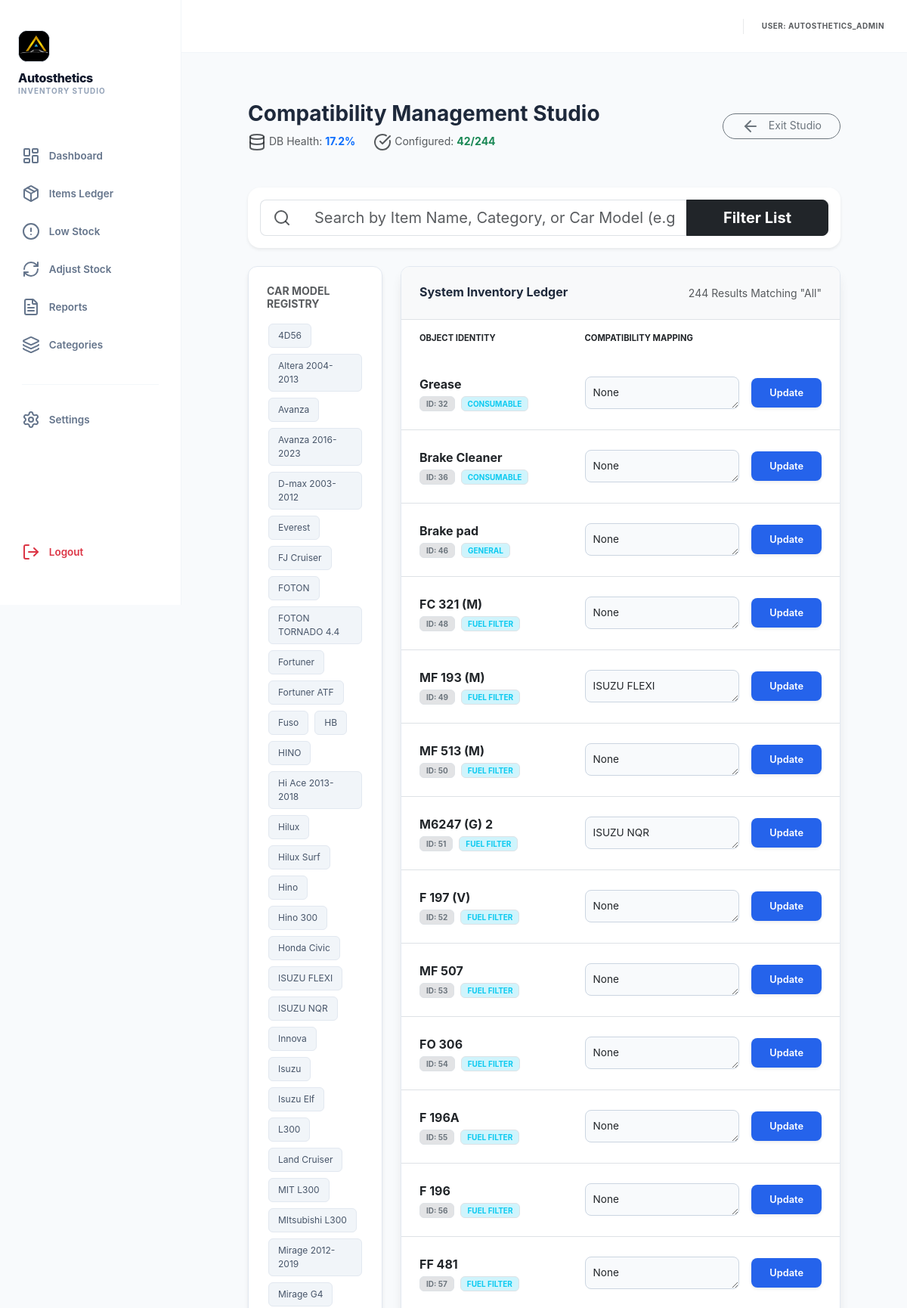
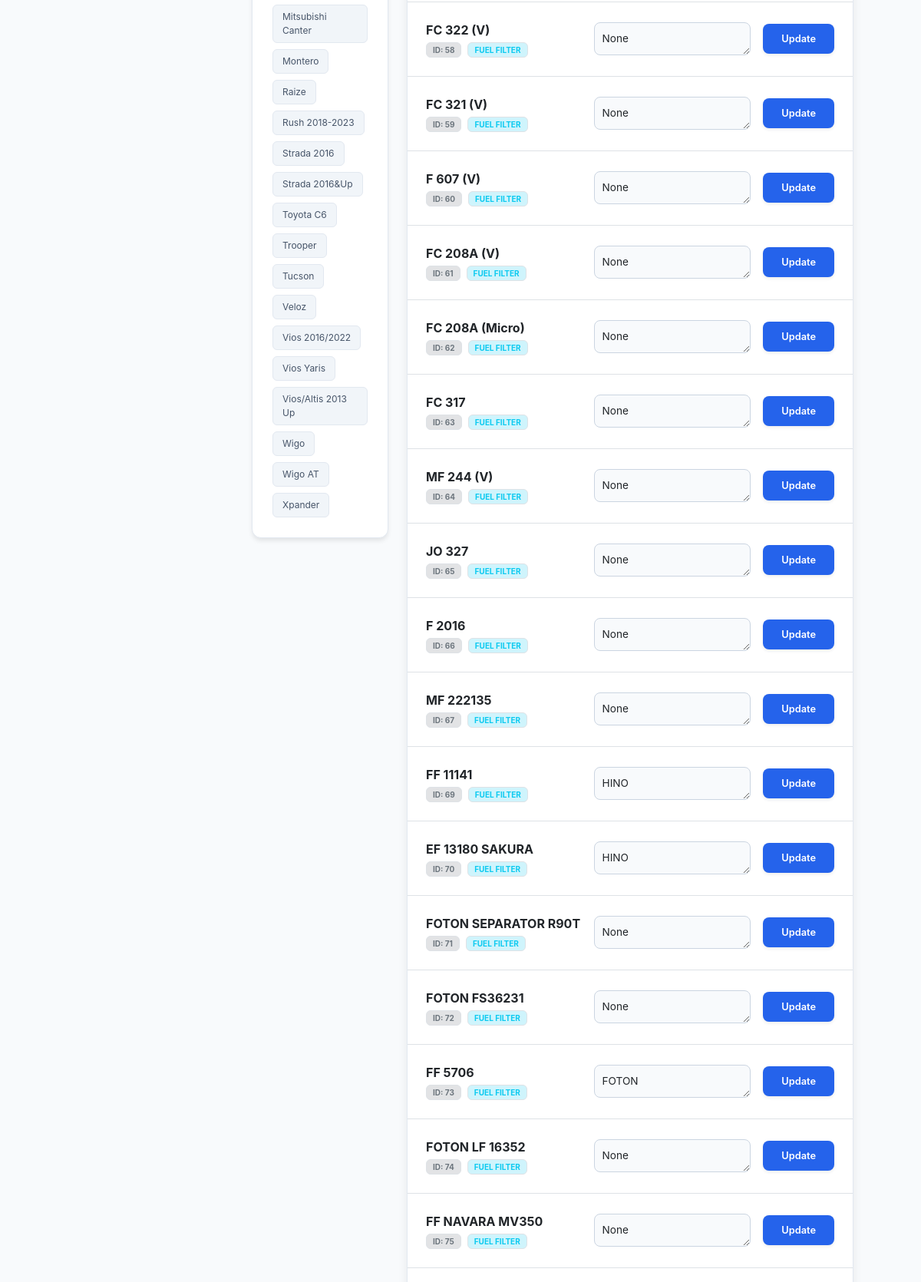
Page /dev-maint-040626/ (signed in, upper part) on the committed database (2 pictures, top to bottom).
### inventory/models.py (models this page shows, shortened)
class Item(models.Model):
    name = models.CharField(max_length=255, unique=True)
    quantity = models.IntegerField(default=0)
    price = models.DecimalField(max_digits=12, decimal_places=2, default=0)
    category = models.ForeignKey(Category, on_delete=models.SET_NULL, null=True, blank=True)
    unit = models.CharField(max_length=10, choices=UNIT_CHOICES, default='pcs')
    compatible_units = models.TextField(blank=True, null=True, help_text="List cars this fits")
    created_at = models.DateTimeField(auto_now_add=True)

class Category(models.Model):
    name = models.CharField(max_length=255)
    description = models.TextField(blank=True, null=True)
    class Meta:
        verbose_name_plural = "Categories"

### inventory/views.py (the view, shortened to what this page needs)
# urls.py: path('dev-maint-040626/', views.secret_maintenance_panel, name='secret_panel'),
@login_required
def secret_maintenance_panel(request):
    if not request.user.is_superuser:
        return redirect('dashboard')
    query = request.GET.get('q', '').strip()
    all_items = Item.objects.select_related('category').all()
    total_count = all_items.count()
    tagged_items = all_items.exclude(Q(compatible_units__isnull=True) | Q(compatible_units__exact=''))
    tagged_count = tagged_items.count()
    health = round((tagged_count / total_count * 100), 1) if total_count > 0 else 0
    unique_set = set()
    for i in tagged_items:
        if i.compatible_units:
            try:
                parts = [u.strip() for u in i.compatible_units.split(',')]
                unique_set.update(parts)
            except AttributeError:
                continue
    unique_units = sorted(list(unique_set))
    items = all_items
    if query:
        items = items.filter(
            Q(name__icontains=query) |
            Q(compatible_units__icontains=query) |
            Q(category__name__icontains=query) # Added category search too!
        )
    return render(request, "inventory/maintenance_panel.html", {
        "unique_units": unique_units,
        "items": items,
        "query": query,
        "health": health,
        "total": total_count,
        "tagged_count": tagged_count, # Added this for your HUD
    })

### inventory/templates/inventory/maintenance_panel.html (shortened to what this page needs)
{% extends "inventory/base.html" %}
{% block content %}
<div class="container-fluid py-4 px-lg-5">
    <div class="d-flex justify-content-between align-items-center mb-5">
        <div>
            <h3 class="fw-bold mb-0">Compatibility Management Studio</h3>
            <div class="d-flex gap-4 mt-2">
                <span class="text-muted small"><i data-lucide="database" size="14"></i> DB Health: <strong class="text-primary">{{ health }}%</strong></span>
                <span class="text-muted small"><i data-lucide="check-circle" size="14"></i> Configured: <strong class="text-success">{{ tagged_count }}/{{ total }}</strong></span>
            </div>
        </div>
        <a href="{% url 'dashboard' %}" class="btn btn-sm btn-outline-secondary rounded-pill px-4">
            <i data-lucide="arrow-left" size="14" class="me-2"></i> Exit Studio
        </a>
    </div>
    <div class="row mb-4">
        <div class="col-12">
            <form method="GET" class="card shadow-sm border-0 p-3 rounded-4">
                <div class="input-group input-group-lg">
                    <span class="input-group-text bg-white border-end-0 text-muted"><i data-lucide="search"></i></span>
                    <input type="text" name="q" value="{{ query }}" class="form-control border-start-0 shadow-none"
                           placeholder="Search by Item Name, Category, or Car Model (e.g. Avanza, Brake Shoe)...">
                    <button class="btn btn-dark px-5 fw-bold" type="submit">Filter List</button>
                </div>
            </form>
        </div>
    </div>
    <div class="row g-4">
        <div class="col-lg-3">
            <div class="filter-card p-4">
                <h6 class="fw-bold small text-uppercase tracking-wider mb-3 text-muted">Car Model Registry</h6>
                <div class="d-flex flex-wrap gap-1">
                    {% for unit in unique_units %}
                    <a href="?q={{ unit }}" class="model-tag {% if query == unit %}active{% endif %}">
                        {{ unit }}
                    </a>
                    {% endfor %}
                </div>
            </div>
        </div>
        <div class="col-lg-9">
            <div class="ledger-card">
                <div class="p-4 border-bottom bg-light d-flex justify-content-between">
                    <h6 class="fw-bold mb-0">System Inventory Ledger</h6>
                    <span class="small text-muted">{{ items.count }} Results Matching "{{ query|default:"All" }}"</span>
                </div>
                <div class="table-responsive">
                    <table class="table table-hover align-middle mb-0">
                        <thead class="bg-light">
                            <tr class="small text-muted text-uppercase" style="font-size: 0.7rem;">
                                <th class="ps-4 py-3 border-0">Object Identity</th>
                                <th class="py-3 border-0">Compatibility Mapping</th>
                            </tr>
                        </thead>
                        <tbody>
                            {% for item in items %}
                            <tr>
                                <td class="ps-4 py-4" style="width: 30%;">
                                    <div class="fw-bold text-dark">{{ item.name }}</div>
                                    <div class="d-flex gap-2 mt-1">
                                        <span class="badge bg-secondary-subtle text-secondary border px-2 py-1" style="font-size: 10px;">ID: {{ item.id }}</span>
                                        <span class="badge bg-info-subtle text-info border px-2 py-1" style="font-size: 10px;">{{ item.category.name|upper|default:"GENERAL" }}</span>
                                    </div>
                                </td>
                                <td class="pe-4 py-4">
                                    <form id="form-{{ item.id }}" method="POST" class="d-flex gap-3 align-items-center">
                                        <textarea name="compatible_units" class="form-control edit-box w-100" rows="1">{{ item.compatible_units }}</textarea>
                                        <button type="submit" class="btn btn-update shadow-sm">Update</button>
                                    </form>
                                </td>
                            </tr>
                            {% empty %}
                            <tr><td colspan="2" class="text-center py-5 text-muted italic">No records found matching your query.</td></tr>
                            {% endfor %}
                        </tbody>
                    </table>
                </div>
            </div>
        </div>
    </div>
</div>
{% endblock %}

### inventory/templates/inventory/base.html (shortened to what this page needs)
{% load static %}
<!DOCTYPE html>
<html lang="en">
<head>
    <link href="https://cdn.jsdelivr.net/npm/bootstrap@5.3.0/dist/css/bootstrap.min.css" rel="stylesheet">
</head>
<body>
<aside id="sidebar">
    <div class="sidebar-brand">
        <div class="brand-logo-container">
            <img src="{% static 'images/default_profile.jpg' %}" alt="Logo" class="brand-logo-img">
        </div>
        <h4>Autosthetics</h4>
        <p>Inventory Studio</p>
    </div>
    <nav class="nav-sidebar">
        <a href="{% url 'dashboard' %}" class="{% if request.resolver_match.url_name == 'dashboard' %}active{% endif %}">
            <i data-lucide="layout-dashboard" size="18"></i> Dashboard
        </a>
        <a href="{% url 'all_items' %}" class="{% if request.resolver_match.url_name == 'all_items' %}active{% endif %}">
            <i data-lucide="package" size="18"></i> Items Ledger
        </a>
        <a href="{% url 'low_stock' %}" class="{% if request.resolver_match.url_name == 'low_stock' %}active{% endif %}">
            <i data-lucide="alert-circle" size="18"></i> Low Stock
        </a>
        <a href="{% url 'adjust_stock' %}" class="{% if request.resolver_match.url_name == 'adjust_stock' %}active{% endif %}">
            <i data-lucide="refresh-cw" size="18"></i> Adjust Stock
        </a>
        <a href="{% url 'reports' %}" class="{% if request.resolver_match.url_name == 'reports' or 'monthly' in request.path %}active{% endif %}">
            <i data-lucide="file-text" size="18"></i> Reports
        </a>
        <a href="{% url 'categories' %}" class="{% if request.resolver_match.url_name == 'categories' %}active{% endif %}">
            <i data-lucide="layers" size="18"></i> Categories
        </a>
        <hr>
        <a href="{% url 'settings_page' %}" class="{% if request.resolver_match.url_name == 'settings_page' %}active{% endif %}">
            <i data-lucide="settings" size="18"></i> Settings
        </a>
        <a href="{% url 'logout' %}" class="text-danger logout-link">
            <i data-lucide="log-out" size="18"></i> Logout
        </a>
    </nav>
</aside>
<div id="main-wrapper">
    <div class="topbar">
        <div class="d-flex align-items-center gap-3">
            <span class="small fw-bold text-muted text-uppercase" style="font-size: 10px; letter-spacing: 0.05em;">
                User: {{ request.user.username }}
            </span>
        </div>
    </div>
    <main>
        {% block content %}{% endblock %}
    </main>
</div>
</body>
</html>

### inventory/templates/inventory/base.html (style rules this page uses)
:root { --studio-dark: #0f172a; --studio-amber: #f59e0b; --sidebar-width: 240px; }
body { margin: 0; display: flex; min-height: 100vh; font-family: "Plus Jakarta Sans", sans-serif; background: #f8fafc; }
#sidebar { width: var(--sidebar-width); background: #ffffff; border-right: 1px solid #f1f5f9; display: flex; flex-direction: column; height: 100vh; position: fixed; z-index: 1000; }
.sidebar-brand { padding: 2.5rem 1.5rem; display: flex; flex-direction: column; flex-shrink: 0; }
.brand-logo-container { width: 42px; height: 42px; background: var(--studio-dark); border-radius: 12px; display: flex; align-items: center; justify-content: center; margin-bottom: 12px; overflow: hidden; border: 1px solid #e2e8f0; }
.brand-logo-img { width: 100%; height: 100%; object-fit: cover; }
.sidebar-brand h4 { margin: 0; font-size: 16px; font-weight: 800; color: var(--studio-dark); letter-spacing: -0.02em; }
.sidebar-brand p { margin: 0; font-size: 10px; font-weight: 700; text-transform: uppercase; letter-spacing: 0.1em; color: #94a3b8; }
.nav-sidebar { padding: 1rem 0.8rem; flex-grow: 1; display: flex; flex-direction: column; overflow-y: auto; }
.nav-sidebar a { display: flex; align-items: center; gap: 12px; padding: 10px 16px; color: #64748b; font-size: 13.5px; font-weight: 600; text-decoration: none; border-radius: 12px; transition: all 0.2s ease; margin-bottom: 6px; }
.nav-sidebar hr { margin: 1.5rem 1rem; border-color: #f1f5f9; opacity: 0.8; flex-shrink: 0; }
.logout-link { margin-top: auto; margin-bottom: 2rem !important; }
#main-wrapper { margin-left: var(--sidebar-width); width: calc(100% - var(--sidebar-width)); display: flex; flex-direction: column; min-height: 100vh; }
.topbar { height: 70px; background: #ffffff; border-bottom: 1px solid #f1f5f9; display: flex; align-items: center; padding: 0 30px; justify-content: space-between; position: sticky; top: 0; z-index: 999; }
main { flex: 1; padding: 40px; }

### inventory/templates/inventory/maintenance_panel.html (style rules this page uses)
:root { --studio-bg: #f8fafc; --studio-card: #ffffff; --studio-border: #e2e8f0; --studio-text: #1e293b; --studio-accent: #2563eb; }
body { background-color: var(--studio-bg); color: var(--studio-text); font-family: 'Inter', sans-serif; }
.filter-card { background: var(--studio-card); border: 1px solid var(--studio-border); border-radius: 12px; position: sticky; top: 20px; box-shadow: 0 4px 6px -1px rgb(0 0 0 / 0.1); }
.model-tag { background: #f1f5f9; color: #475569; border: 1px solid #e2e8f0; padding: 6px 12px; border-radius: 6px; text-decoration: none; font-size: 0.75rem; transition: all 0.2s; display: inline-block; margin: 2px; }
.ledger-card { background: var(--studio-card); border: 1px solid var(--studio-border); border-radius: 12px; overflow: hidden; box-shadow: 0 10px 15px -3px rgb(0 0 0 / 0.1); }
.edit-box { background: #f8fafc !important; border: 1px solid #cbd5e1 !important; border-radius: 8px; padding: 10px; font-size: 0.85rem; transition: all 0.2s; }
.btn-update { background: var(--studio-accent); color: white; border: none; padding: 10px 24px; border-radius: 8px; font-weight: 600; font-size: 0.8rem; }

### rows in the picture
Item: unique_units "Everest"
Item: unique_units "FOTON", name "FF 5706", id "73", category.name "FUEL FILTER", compatible_units "FOTON"
Item: unique_units "FOTON TORNADO 4.4"
Item: unique_units "Fuso"
Item: unique_units "HINO", name "FF 11141", id "69", category.name "FUEL FILTER", compatible_units "HINO"
Item: unique_units "Hi Ace 2013-2018"
Item: unique_units "Hino"
Item: unique_units "Hino 300"
Item: unique_units "Honda Civic"
Item: unique_units "ISUZU FLEXI", name "MF 193 (M)", id "49", category.name "FUEL FILTER", compatible_units "ISUZU FLEXI"
Item: unique_units "ISUZU NQR", name "M6247 (G) 2", id "51", category.name "FUEL FILTER", compatible_units "ISUZU NQR"
Item: unique_units "Isuzu"
Item: unique_units "Isuzu Elf"
Item: unique_units "MIT L300"
Item: unique_units "MItsubishi L300"
Item: unique_units "Vios 2016/2022"
Item: unique_units "Vios Yaris"
Item: unique_units "Wigo AT"
Item: name "Grease", id "32", category.name "CONSUMABLE", compatible_units "None"
Item: name "Brake Cleaner", id "36", category.name "CONSUMABLE", compatible_units "None"
Item: name "Brake pad", id "46", category.name "GENERAL", compatible_units "None"
Item: name "FC 321 (M)", id "48", category.name "FUEL FILTER", compatible_units "None"
Item: name "MF 513 (M)", id "50", category.name "FUEL FILTER", compatible_units "None"
Item: name "F 197 (V)", id "52", category.name "FUEL FILTER", compatible_units "None"
Item: name "MF 507", id "53", category.name "FUEL FILTER", compatible_units "None"
Item: name "FO 306", id "54", category.name "FUEL FILTER", compatible_units "None"
Item: name "F 196A", id "55", category.name "FUEL FILTER", compatible_units "None"
Item: name "F 196", id "56", category.name "FUEL FILTER", compatible_units "None"
Item: name "FF 481", id "57", category.name "FUEL FILTER", compatible_units "None"
Item: name "FC 322 (V)", id "58", category.name "FUEL FILTER", compatible_units "None"
Item: name "FC 321 (V)", id "59", category.name "FUEL FILTER", compatible_units "None"
Item: name "F 607 (V)", id "60", category.name "FUEL FILTER", compatible_units "None"
Item: name "FC 208A (V)", id "61", category.name "FUEL FILTER", compatible_units "None"
Item: name "FC 208A (Micro)", id "62", category.name "FUEL FILTER", compatible_units "None"
Item: name "FC 317", id "63", category.name "FUEL FILTER", compatible_units "None"
Item: name "MF 244 (V)", id "64", category.name "FUEL FILTER", compatible_units "None"
Item: name "JO 327", id "65", category.name "FUEL FILTER", compatible_units "None"
Item: name "F 2016", id "66", category.name "FUEL FILTER", compatible_units "None"
Item: name "MF 222135", id "67", category.name "FUEL FILTER", compatible_units "None"
Item: name "EF 13180 SAKURA", id "70", category.name "FUEL FILTER", compatible_units "HINO"
Item: name "FOTON SEPARATOR R90T", id "71", category.name "FUEL FILTER", compatible_units "None"
Item: name "FOTON FS36231", id "72", category.name "FUEL FILTER", compatible_units "None"
Item: name "FOTON LF 16352", id "74", category.name "FUEL FILTER", compatible_units "None"
Item: name "FF NAVARA MV350", id "75", category.name "FUEL FILTER", compatible_units "None"

### other values in the picture
{{ request.user.username }} "AUTOSTHETICS_ADMIN"
{{ health }} "17.2"
{{ tagged_count }} "42"
{{ total }} "244"
{{ unit }} "4D56" "Altera 2004-2013" "Avanza" "Avanza 2016-2023" "D-max 2003-2012" "FJ Cruiser" "Fortuner" "Fortuner ATF" "HB" "Hilux" "Hilux Surf" "Innova" "L300" "Land Cruiser" "Mirage 2012-2019" "Mirage G4" "Mitsubishi Canter" "Montero" "Raize" "Rush 2018-2023" "Strada 2016" "Strada 2016&Up" "Toyota C6" "Trooper" "Tucson" "Veloz" "Vios/Altis 2013 Up" "Wigo" "Xpander"
{{ items.count }} "244"
{{ query|default:"All" }} "All"
